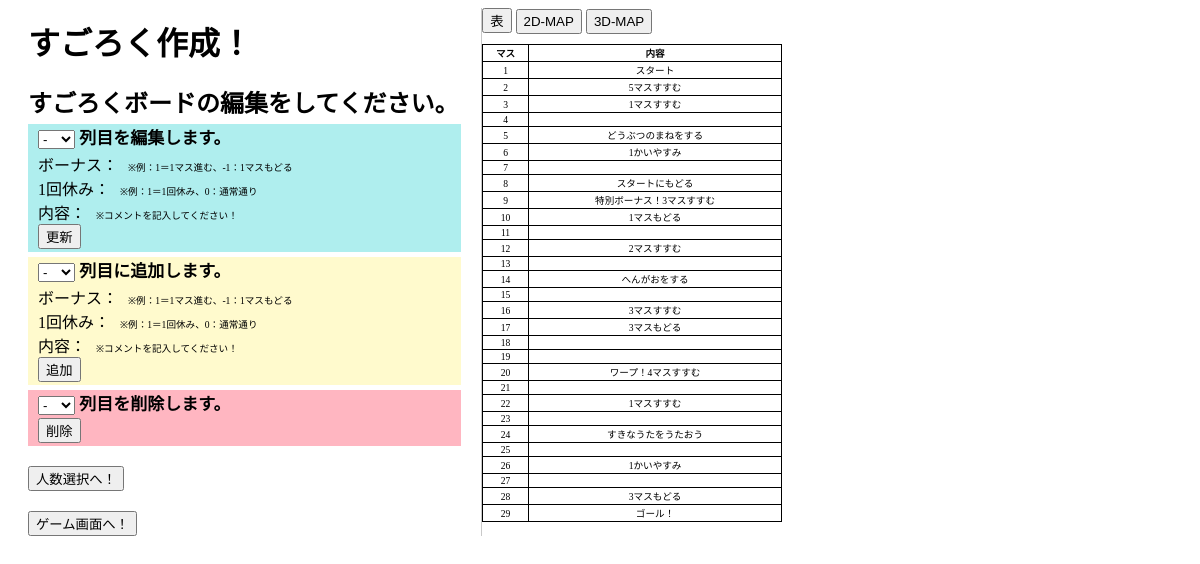
Screenshot of /start.php (signed in) with the database file from the repository.
### tables this page shows
CREATE TABLE `boad_table` (
  `id` int(11) NOT NULL,
  `bonus` int(11) NOT NULL,
  `stop_status` int(11) NOT NULL,
  `text` text NOT NULL
);

### start.php (the view, shortened to what this page needs)
<?php
    $pdo = connect_db();
    $stmt = $pdo->prepare("SELECT * FROM boad_table");
    $status = $stmt->execute();
    $boad_all=0;
    while($boad_table[] = $stmt->fetch(PDO::FETCH_ASSOC)){
        $boad_all += 1;
    }
?>
<!DOCTYPE html>
<html lang="en">
<head>
    <link rel="stylesheet" href="css/style.css">
</head>
<body>
<main>
    <div class="left_main">
        <h1>すごろく作成！</h1>
        <div class="edit_zone">
            <h2>すごろくボードの編集をしてください。</h2>
            <div class="edit">
                <form method="POST" action="edit_boad.php">
                    <h3><select name="number">
                        <option value="">-</option>
                    </select> 列目を編集します。</h3>
                    <label>ボーナス：<input type="text" name="bonus" class="bonus"></label><span class="comment">※例：1＝1マス進む、-1：1マスもどる</span><br>
                    <label>1回休み：<input type="text" name="stop_status" class="stop_status"></label><span class="comment">※例：1＝1回休み、0：通常通り</span><br>
                    <label>内容：<input type="text" name="text" class="text"></label><span class="comment">※コメントを記入してください！</span><br>
                    <button type="submit">更新</button>
                </form>
            </div>
            <div class="insert">
                <form method="POST" action="insert_boad.php">
                    <h3>
                    <select name="number">
                        <option value="">-</option>
                    </select> 列目に追加します。</h3>
                    <label>ボーナス：<input type="text" name="bonus" class="bonus"></label><span class="comment">※例：1＝1マス進む、-1：1マスもどる</span><br>
                    <label>1回休み：<input type="text" name="stop_status" class="stop_status"></label><span class="comment">※例：1＝1回休み、0：通常通り</span><br>
                    <label>内容：<input type="text" name="text" class="text"></label><span class="comment">※コメントを記入してください！</span><br>
                    <button type="submit">追加</button>
                </form>
            </div>
            <div class="delete">
                <form method="GET" action="delete_boad.php">
                    <h3>
                    <select name="number">
                        <option value="">-</option>
                    </select> 列目を削除します。</h3>
                    <button type="submit">削除</button>
                </form>
            </div>
        </div>
        <?php
            if($_SESSION['kanri_flg'] == 1){
                $line = "<button onclick=";
                $line = $line.'"location.href=';
                $line = $line."'./number_select.php'";
                $line = $line.'" class="next_button">人数選択へ！</button><br>';
                $line =  $line."<button onclick=";
                $line = $line.'"location.href=';
                $line = $line."'./game_index.php'";
                $line = $line.'" class="game_button">ゲーム画面へ！</button>';
                echo $line."<br>";
            }
            elseif($_SESSION['kanri_flg'] == 0){
                $line = "<button onclick=";
                $line = $line.'"location.href=';
                $line = $line."'./number_select.php'";
                $line = $line.'" class="next_button">すごろく画面決定！</button>';
                echo $line."<br>";
            }
        ?>
    </div>
    <div class="right_main">
        <button class="board_button" id="button_table">表</button>
        <button class="board_button" id="button_2d">2D-MAP</button>
        <button class="board_button" id="button_3d">3D-MAP</button>
        <table class="game_table">
            <tr><th>マス</th><th>内容</th></tr>
            <?php
                for($i=0;$i<$boad_all;$i++){
                    echo "<tr><td>{$boad_table[$i]["id"]}</td><td>{$boad_table[$i]["text"]}</td></tr>";
                }
            ?>
        </table>
    </div>
</main>
</body>
</html>

### css/style.css (style rules this page uses)
main { display: flex; }
.left_main { width: 40%; }
.right_main { width: 60%; background-color: #fff; border-left: solid 1px #c9c9c9; }
h1 { margin: 10px 0; margin-left: 20px; }
h2 { margin-top: 20px; margin-bottom: 3px; margin-left: 20px; }
h3 { margin-top: 5px; margin-bottom: 3px; margin-left: 20px; font-size: 17px; }
.edit { background-color: #afeeee; margin: 0 20px; padding: 0 0 3px 10px; }
.edit h3 { margin-left: 0; }
.insert { background-color: #fffacd; margin: 0 20px; padding: 0 0 3px 10px; }
.insert h3 { margin-left: 0; }
.delete { background-color: #ffb6c1; margin: 0 20px; padding: 0 0 3px 10px; }
.delete h3 { margin-left: 0; }
.next_button { margin: 20px; }
.game_button { margin-left: 20px; }
.board_button { height: 25px; }
table { margin-top: 10px; border-collapse: collapse; font-size: 60%; text-align: center; width: 300px; }
table th, table td { border: solid 1px black; }
.comment { font-size: 60%; padding-left: 10px; }

### rows the page displays
boad_table: id "1", text "スタート"
boad_table: id "2", text "5マスすすむ"
boad_table: id "3", text "1マスすすむ"
boad_table: id "4"
boad_table: id "5", text "どうぶつのまねをする"
boad_table: id "6", text "1かいやすみ"
boad_table: id "7"
boad_table: id "8", text "スタートにもどる"
boad_table: id "9", text "特別ボーナス！3マスすすむ"
boad_table: id "10", text "1マスもどる"
boad_table: id "11"
boad_table: id "12", text "2マスすすむ"
boad_table: id "13"
boad_table: id "14", text "へんがおをする"
boad_table: id "15"
boad_table: id "16", text "3マスすすむ"
boad_table: id "17", text "3マスもどる"
boad_table: id "18"
boad_table: id "19"
boad_table: id "20", text "ワープ！4マスすすむ"
boad_table: id "21"
boad_table: id "22", text "1マスすすむ"
boad_table: id "23"
boad_table: id "24", text "すきなうたをうたおう"
boad_table: id "25"
boad_table: id "26", text "1かいやすみ"
boad_table: id "27"
boad_table: id "28", text "3マスもどる"
boad_table: id "29", text "ゴール！"
